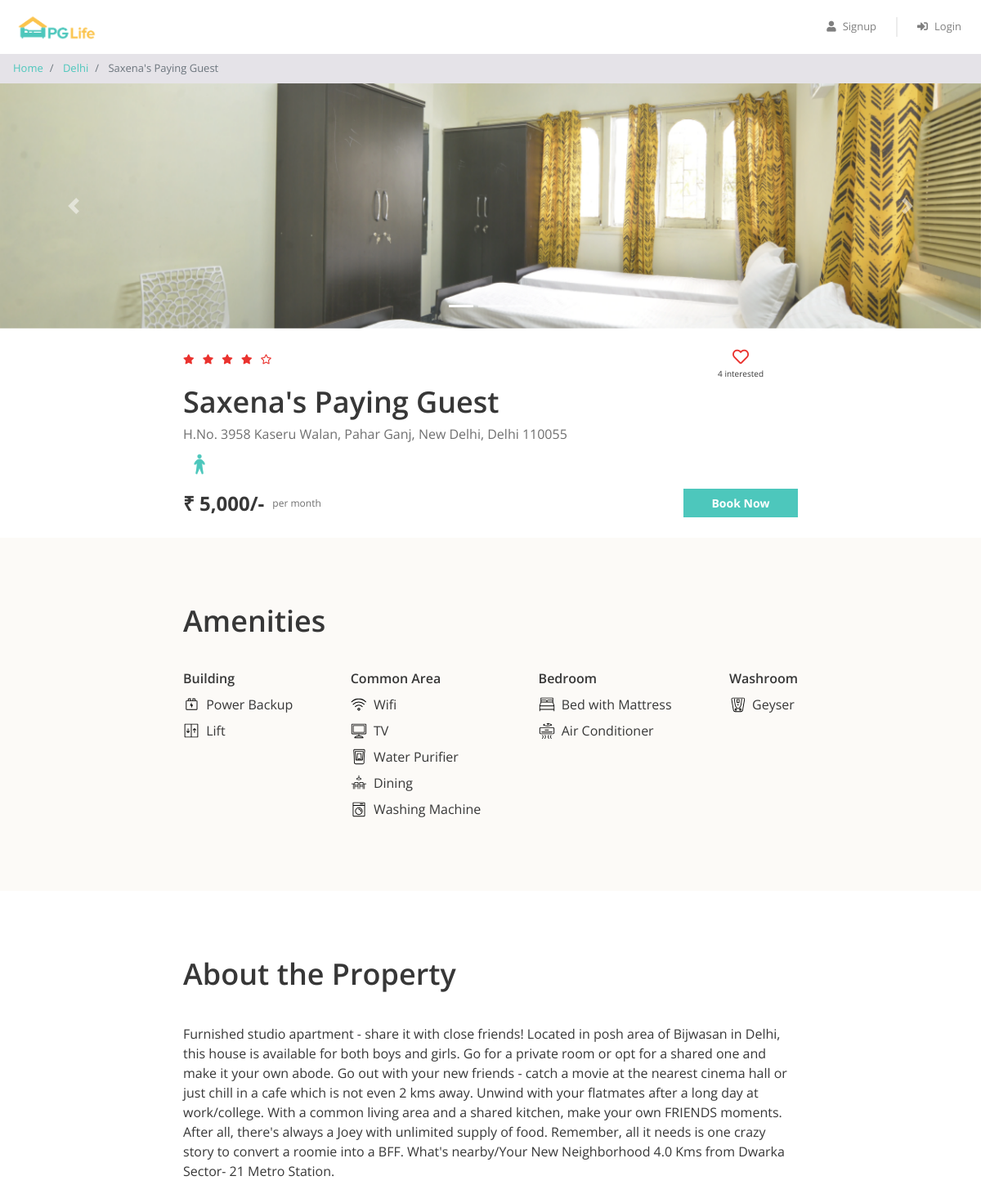
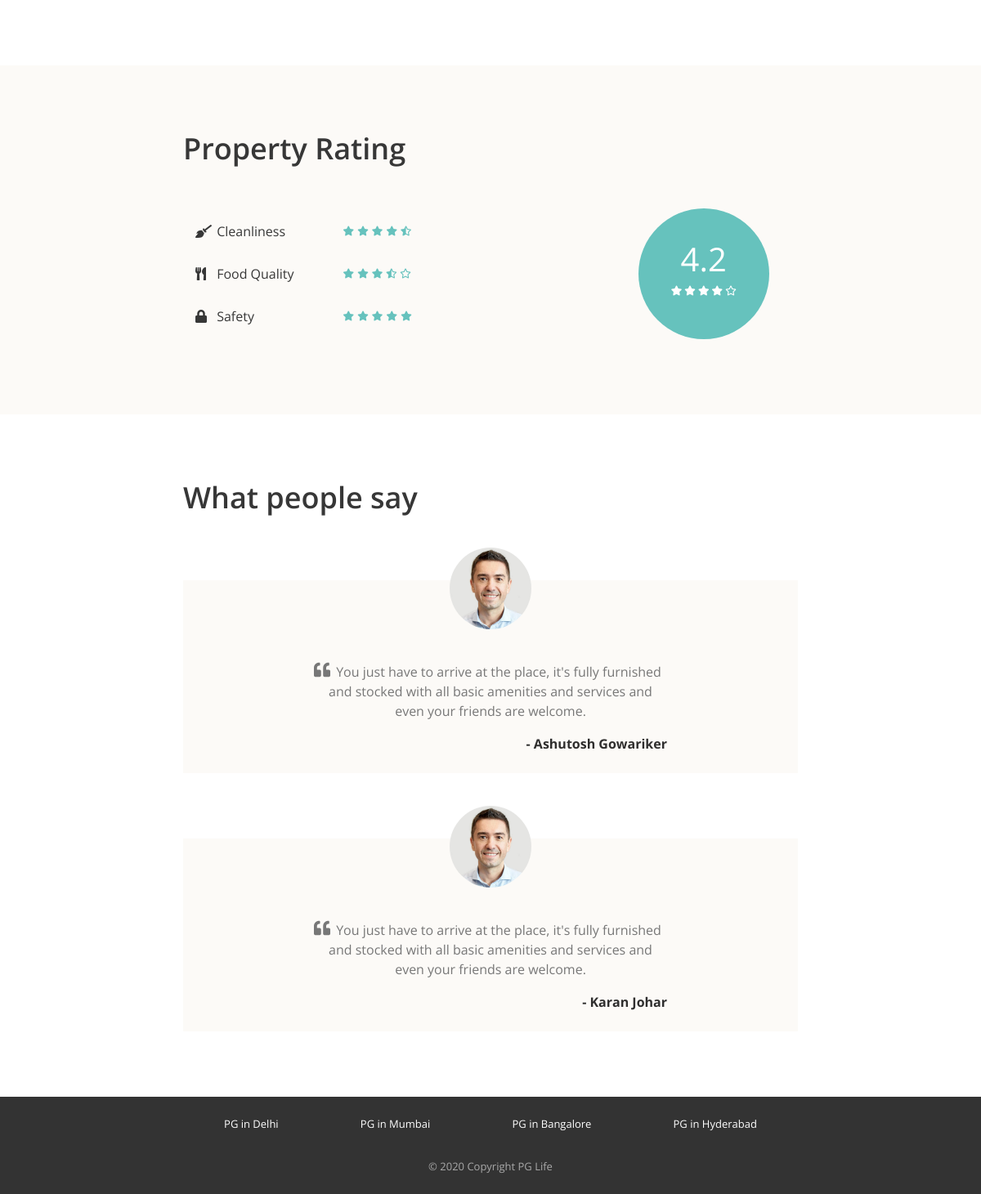
The page /property_detail.php?property_id=1 on the database its author committed (2 pictures, top to bottom).
### tables this page shows
CREATE TABLE `properties` (
  `id` int(11) NOT NULL,
  `city_id` int(11) NOT NULL,
  `name` varchar(100) NOT NULL,
  `address` varchar(255) NOT NULL,
  `description` longtext NOT NULL,
  `gender` enum('male','female','unisex') NOT NULL,
  `rent` int(11) NOT NULL,
  `rating_clean` float(2,1) NOT NULL,
  `rating_food` float(2,1) NOT NULL,
  `rating_safety` float(2,1) NOT NULL
);

CREATE TABLE `cities` (
  `id` int(11) NOT NULL,
  `name` varchar(100) NOT NULL
);

CREATE TABLE `amenities` (
  `id` int(11) NOT NULL,
  `name` varchar(100) NOT NULL,
  `type` varchar(100) NOT NULL,
  `icon` varchar(30) NOT NULL
);

CREATE TABLE `testimonials` (
  `id` int(11) NOT NULL,
  `property_id` int(11) NOT NULL,
  `user_name` varchar(100) NOT NULL,
  `content` longtext NOT NULL
);

### property_detail.php (the view, shortened to what this page needs)
<?php
require "includes/database_connect.php";
$property_id = $_GET["property_id"];
$sql_1 = "SELECT *, p.id AS property_id, p.name AS property_name, c.name AS city_name
            FROM properties p
            INNER JOIN cities c ON p.city_id = c.id
            WHERE p.id = $property_id";
$result_1 = mysqli_query($conn, $sql_1);
$property = mysqli_fetch_assoc($result_1);
$sql_2 = "SELECT * FROM testimonials WHERE property_id = $property_id";
$result_2 = mysqli_query($conn, $sql_2);
$testimonials = mysqli_fetch_all($result_2, MYSQLI_ASSOC);
$sql_3 = "SELECT a.*
            FROM amenities a
            INNER JOIN properties_amenities pa ON a.id = pa.amenity_id
            WHERE pa.property_id = $property_id";
$result_3 = mysqli_query($conn, $sql_3);
$amenities = mysqli_fetch_all($result_3, MYSQLI_ASSOC);
$sql_4 = "SELECT * FROM interested_users_properties WHERE property_id = $property_id";
$result_4 = mysqli_query($conn, $sql_4);
$interested_users_count = mysqli_num_rows($result_4);
?>
<!DOCTYPE html>
<html lang="en">
<head>
    <?php
    include "includes/head_links.php";
    ?>
    <link href="css/property_detail.css" rel="stylesheet" />
</head>
<body>
    <?php
    include "includes/header.php";
    ?>
    <nav aria-label="breadcrumb">
        <ol class="breadcrumb py-2">
            <li class="breadcrumb-item">
                <a href="index.php">Home</a>
            </li>
            <li class="breadcrumb-item">
                <a href="property_list.php?city=<?= $property['city_name']; ?>"><?= $property['city_name']; ?></a>
            </li>
            <li class="breadcrumb-item active" aria-current="page">
                <?= $property['property_name']; ?>
            </li>
        </ol>
    </nav>
    <div id="property-images" class="carousel slide" data-ride="carousel">
        <ol class="carousel-indicators">
            <?php
            $property_images = glob("img/properties/" . $property['property_id'] . "/*");
            foreach ($property_images as $index => $property_image) {
            ?>
                <li data-target="#property-images" data-slide-to="<?= $index ?>" class="<?= $index == 0 ? "active" : ""; ?>"></li>
            <?php
            }
            ?>
        </ol>
        <div class="carousel-inner">
            <?php
            foreach ($property_images as $index => $property_image) {
            ?>
                <div class="carousel-item <?= $index == 0 ? "active" : ""; ?>">
                    <img class="d-block w-100" src="<?= $property_image ?>" alt="slide">
                </div>
            <?php
            }
            ?>
        </div>
        <a class="carousel-control-prev" href="#property-images" role="button" data-slide="prev">
            <span class="carousel-control-prev-icon" aria-hidden="true"></span>
        </a>
        <a class="carousel-control-next" href="#property-images" role="button" data-slide="next">
            <span class="carousel-control-next-icon" aria-hidden="true"></span>
        </a>
    </div>
    <div class="property-summary page-container">
        <div class="row no-gutters justify-content-between">
            <?php
            $total_rating = ($property['rating_clean'] + $property['rating_food'] + $property['rating_safety']) / 3;
            $total_rating = round($total_rating, 1);
            ?>
            <div class="star-container" title="<?= $total_rating ?>">
                <?php
                $rating = $total_rating;
                for ($i = 0; $i < 5; $i++) {
                    if ($rating >= $i + 0.8) {
                ?>
                        <i class="fas fa-star"></i>
                    <?php
                    } elseif ($rating >= $i + 0.3) {
                    ?>
                        <i class="fas fa-star-half-alt"></i>
                    <?php
                    } else {
                    ?>
                        <i class="far fa-star"></i>
                <?php
                    }
                }
                ?>
            </div>
            <div class="interested-container">
                <?php
                $is_interested = false;
                if ($is_interested) {
                ?>
                    <i class="is-interested-image fas fa-heart"></i>
                <?php
                } else {
                ?>
                    <i class="is-interested-image far fa-heart"></i>
                <?php
                }
                ?>
                <div class="interested-text">
                    <span class="interested-user-count"><?= $interested_users_count ?></span> interested
                </div>
            </div>
        </div>
        <div class="detail-container">
            <div class="property-name"><?= $property['property_name'] ?></div>
            <div class="property-address"><?= $property['address'] ?></div>
            <div class="property-gender">
                <?php
                if ($property['gender'] == "male") {
                ?>
                    <img src="img/male.png">
                <?php
                } elseif ($property['gender'] == "female") {
                ?>
                    <img src="img/female.png">
                <?php
                } else {
                ?>
                    <img src="img/unisex.png">
                <?php
                }
                ?>
            </div>
        </div>
        <div class="row no-gutters">
            <div class="rent-container col-6">
                <div class="rent">₹ <?= number_format($property['rent']) ?>/-</div>
                <div class="rent-unit">per month</div>
            </div>
            <div class="button-container col-6">
                <a href="#" class="btn btn-primary">Book Now</a>
            </div>
        </div>
    </div>
    <div class="property-amenities">
        <div class="page-container">
            <h1>Amenities</h1>
            <div class="row justify-content-between">
                <div class="col-md-auto">
                    <h5>Building</h5>
                    <?php
                    foreach ($amenities as $amenity) {
                        if ($amenity['type'] == "Building") {
                    ?>
                            <div class="amenity-container">
                                <img src="img/amenities/<?= $amenity['icon'] ?>.svg">
                                <span><?= $amenity['name'] ?></span>
                            </div>
                    <?php
                        }
                    }
                    ?>
                </div>
                <div class="col-md-auto">
                    <h5>Common Area</h5>
                    <?php
                    foreach ($amenities as $amenity) {
                        if ($amenity['type'] == "Common Area") {
                    ?>
                            <div class="amenity-container">
                                <img src="img/amenities/<?= $amenity['icon'] ?>.svg">
                                <span><?= $amenity['name'] ?></span>
                            </div>
                    <?php
                        }
                    }
                    ?>
                </div>
                <div class="col-md-auto">
                    <h5>Bedroom</h5>
                    <?php
                    foreach ($amenities as $amenity) {
                        if ($amenity['type'] == "Bedroom") {
                    ?>
                            <div class="amenity-container">
                                <img src="img/amenities/<?= $amenity['icon'] ?>.svg">
                                <span><?= $amenity['name'] ?></span>
                            </div>
                    <?php
                        }
                    }
                    ?>
                </div>
                <div class="col-md-auto">
                    <h5>Washroom</h5>
                    <?php
                    foreach ($amenities as $amenity) {
                        if ($amenity['type'] == "Washroom") {
                    ?>
                            <div class="amenity-container">
                                <img src="img/amenities/<?= $amenity['icon'] ?>.svg">
                                <span><?= $amenity['name'] ?></span>
                            </div>
                    <?php
                        }
                    }
                    ?>
                </div>
            </div>
        </div>
    </div>
    <div class="property-about page-container">
        <h1>About the Property</h1>
        <p><?= $property['description'] ?></p>
    </div>
    <div class="property-rating">
        <div class="page-container">
            <h1>Property Rating</h1>
            <div class="row align-items-center justify-content-between">
                <div class="col-md-6">
                    <div class="rating-criteria row">
                        <div class="col-6">
                            <i class="rating-criteria-icon fas fa-broom"></i>
                            <span class="rating-criteria-text">Cleanliness</span>
                        </div>
                        <div class="rating-criteria-star-container col-6" title="<?= $property['rating_clean'] ?>">
                            <?php
                            $rating = $property['rating_clean'];
                            for ($i = 0; $i < 5; $i++) {
                                if ($rating >= $i + 0.8) {
                            ?>
                                    <i class="fas fa-star"></i>
                                <?php
                                } elseif ($rating >= $i + 0.3) {
                                ?>
                                    <i class="fas fa-star-half-alt"></i>
                                <?php
                                } else {
                                ?>
                                    <i class="far fa-star"></i>
                            <?php
                                }
                            }
                            ?>
                        </div>
                    </div>
                    <div class="rating-criteria row">
                        <div class="col-6">
                            <i class="rating-criteria-icon fas fa-utensils"></i>
                            <span class="rating-criteria-text">Food Quality</span>
                        </div>
                        <div class="rating-criteria-star-container col-6" title="<?= $property['rating_food'] ?>">
                            <?php
                            $rating = $property['rating_food'];
                            for ($i = 0; $i < 5; $i++) {
                                if ($rating >= $i + 0.8) {
                            ?>
                                    <i class="fas fa-star"></i>
                                <?php
                                } elseif ($rating >= $i + 0.3) {
                                ?>
                                    <i class="fas fa-star-half-alt"></i>
                                <?php
                                } else {
                                ?>
                                    <i class="far fa-star"></i>
                            <?php
                                }
                            }
                            ?>
                        </div>
                    </div>
                    <div class="rating-criteria row">
                        <div class="col-6">
                            <i class="rating-criteria-icon fa fa-lock"></i>
                            <span class="rating-criteria-text">Safety</span>
                        </div>
                        <div class="rating-criteria-star-container col-6" title="<?= $property['rating_safety'] ?>">
                            <?php
                            $rating = $property['rating_safety'];
                            for ($i = 0; $i < 5; $i++) {
                                if ($rating >= $i + 0.8) {
                            ?>
                                    <i class="fas fa-star"></i>
                                <?php
                                } elseif ($rating >= $i + 0.3) {
                                ?>
                                    <i class="fas fa-star-half-alt"></i>
                                <?php
                                } else {
                                ?>
                                    <i class="far fa-star"></i>
                            <?php
                                }
                            }
                            ?>
                        </div>
                    </div>
                </div>
                <div class="col-md-4">
                    <div class="rating-circle">
                        <?php
                        $total_rating = ($property['rating_clean'] + $property['rating_food'] + $property['rating_safety']) / 3;
                        $total_rating = round($total_rating, 1);
                        ?>
                        <div class="total-rating"><?= $total_rating ?></div>
                        <div class="rating-circle-star-container">
                            <?php
                            $rating = $total_rating;
                            for ($i = 0; $i < 5; $i++) {
                                if ($rating >= $i + 0.8) {
                            ?>
                                    <i class="fas fa-star"></i>
                                <?php
                                } elseif ($rating >= $i + 0.3) {
                                ?>
                                    <i class="fas fa-star-half-alt"></i>
                                <?php
                                } else {
                                ?>
                                    <i class="far fa-star"></i>
                            <?php
                                }
                            }
                            ?>
                        </div>
                    </div>
                </div>
            </div>
        </div>
    </div>
    <div class="property-testimonials page-container">
        <h1>What people say</h1>
        <?php
        foreach ($testimonials as $testimonial) {
        ?>
            <div class="testimonial-block">
                <div class="testimonial-image-container">
                    <img class="testimonial-img" src="img/man.png">
                </div>
                <div class="testimonial-text">
                    <i class="fa fa-quote-left" aria-hidden="true"></i>
                    <p><?= $testimonial['content'] ?></p>
                </div>
                <div class="testimonial-name">- <?= $testimonial['user_name'] ?></div>
            </div>
        <?php
        }
        ?>
    </div>
    <?php
    include "includes/footer.php";
    ?>
</body>
</html>

### rows shown on the page
properties: city.name "Delhi", name "Saxena's Paying Guest", address "H.No. 3958 Kaseru Walan, Pahar Ganj, New Delhi, Delhi 110055", rent "5,000", description "Furnished studio apartment - share it with close friends! Located in posh area of Bijwasan in Delhi, this house is available for both boys and girls. Go for a private room or opt for a shared one and make it your own abode. Go out with your new friends - catch a movie at the nearest cinema hall or just chill in a cafe which is not even 2 kms away. Unwind with your flatmates after a long day at work/college. With a common living area and a shared kitchen, make your own FRIENDS moments. After all, there's always a Joey with unlimited supply of food. Remember, all it needs is one crazy story to convert a roomie into a BFF. What's nearby/Your New Neighborhood 4.0 Kms from Dwarka Sector- 21…", total_rating "4.2"
amenities: icon (picture), name "Power Backup"
amenities: icon (picture), name "Lift"
amenities: icon (picture), name "Wifi"
amenities: shows a picture, name "TV"
amenities: icon (picture), name "Water Purifier"
amenities: icon (picture), name "Dining"
amenities: icon (picture), name "Washing Machine"
amenities: shows a picture, name "Bed with Mattress"
amenities: shows a picture, name "Air Conditioner"
amenities: icon (picture), name "Geyser"
testimonials: content "You just have to arrive at the place, it's fully furnished and stocked with all basic amenities and services and even your friends are welcome.", user_name "Ashutosh Gowariker"
testimonials: content "You just have to arrive at the place, it's fully furnished and stocked with all basic amenities and services and even your friends are welcome.", user_name "Karan Johar"

### other values the page prints
$interested_users_count "4"
